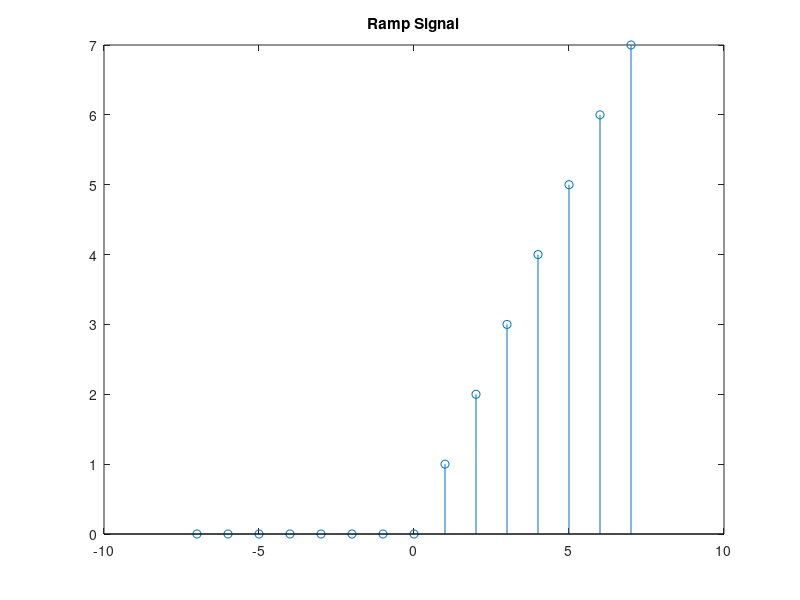

MATLAB code for this plot: (Note: this script raises an error after producing the figure.)
% Task 3 - a
delta = [zeros(1,7),1,zeros(1,7)];
n = -7:7;
stem(n', delta);
title('Unit Sample')

% Task 3 - b
u = [zeros(1,7),ones(1,8)];
n = -7:7;
stem(n', u);
title('Unit Step')

% Task 3 - c
r = [zeros(1,7),0:7];
n = -7:7;
stem(n', r);
title('Ramp Signal')


% Task 4 - a
A=1:100;
A=reshape(A,[10,10])'

% Task 4 - b
A1 = A.^3

% Task 4 - c
A2 = A^3

% Task 4 - d
B = rand(10)

% Task 4 - e
C = inv(B)
product = B*C


% Task 5
[x,Fs]=audioread('seiska.wav');
subplot(2,1,1); %2 rows , 1 column,position 1
spectrogram(x, 256, [], [], Fs, 'yaxis');
soundsc(x,Fs);

pause(2); %stop for 2 seconds so that both sounds will not mix

h = fir1(30, 0.3, 'high');
y = filter(h, 1, x);
soundsc(y,Fs);
subplot(2,1,2); %2 rows , 1 column, position 2
spectrogram(y, 256, [], [], Fs, 'yaxis');
%%  Yes, low frequencies have been removed in filtered signal. %%
%% 
%